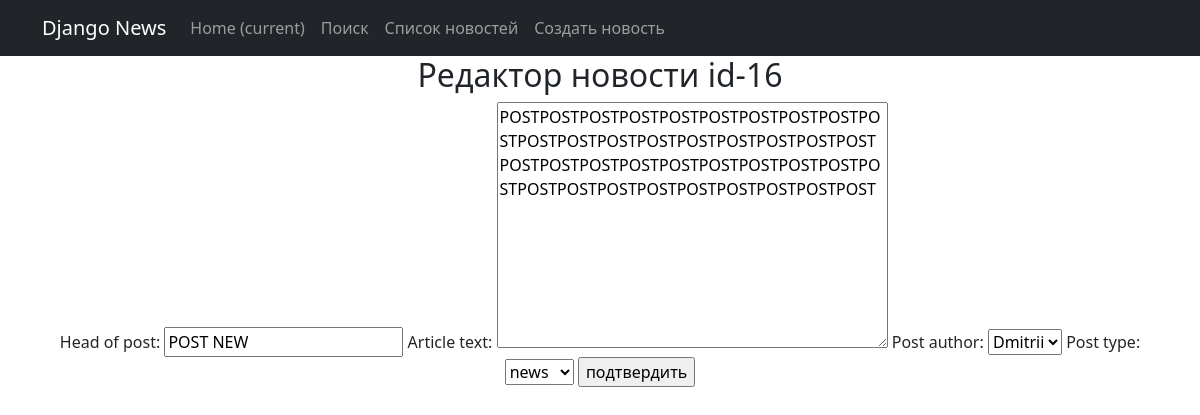
The page /news/edit/16 on the database its author committed.
### news/models.py (models this page shows, shortened)
class Post(models.Model):
    post = 'PO'
    news = 'NW'
    POSITIONS=[
    (post,'post'),
    (news,'news'),]
    post_author = models.ForeignKey(Author, on_delete = models.CASCADE)
    post_type = models.CharField(max_length=2, choices= POSITIONS)
    post_date_created = models.DateField(auto_now_add = True)
    post_detailed_time_created = models.TimeField(auto_now_add = True)
    category = models.ManyToManyField(Category, through = 'PostCategory')
    head_of_post = models.CharField(max_length = 255)
    article_text = models.TextField()
    post_raiting = models.IntegerField(default = 1)

### news/views.py (the view)
# urls.py: path('edit/<int:pk>', NewsUpdateView.as_view(), name='news_update'),
class NewsUpdateView(UpdateView):
    template_name = 'news_update.html'
    form_class = NewsForm
    def get_object(self, **kwargs):
        id = self.kwargs.get('pk')
        return Post.objects.get(pk=id)

### news/forms.py
class NewsForm(ModelForm):
    class Meta:
        model = Post
        fields = ['head_of_post', 'article_text', 'post_author', 'post_type']

### news/models.py (called while the page is built)
    def __str__(self):
        return f'{self.full_name.title()}'

### templates/news_update.html (shortened to what this page needs)
{% extends 'flatpages/default.html' %}
{% block content %}
<h2>Редактор новости id-{{ post.id }}</h2>
<form method="POST">
    {{ form }}
    <input type="submit" value="подтвердить">
</form>
{% endblock content %}

### rows shown on the page
Post: id "16", head_of_post "POST NEW", article_text "POSTPOSTPOSTPOSTPOSTPOSTPOSTPOSTPOSTPOSTPOSTPOSTPOSTPOSTPOSTPOSTPOSTPOSTPOSTPOSTPOSTPOSTPOSTPOSTPOSTPOSTPOSTPOSTPOSTPOSTPOSTPOSTPOSTPOSTPOSTPOSTPOSTPOST", post_author "Dmitrii", post_type "news"
